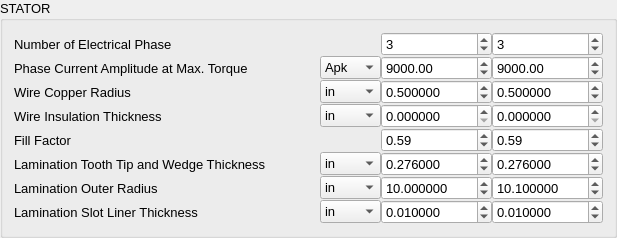
             <widget class="QGroupBox" name="groupBox_2">
              <property name="font">
               <font>
                <pointsize>10</pointsize>
               </font>
              </property>
              <property name="focusPolicy">
               <enum>Qt::NoFocus</enum>
              </property>
              <property name="title">
               <string>STATOR</string>
              </property>
              <layout class="QGridLayout" name="groupBox_2_gridLayout_6">
               <property name="spacing">
                <number>0</number>
               </property>
               <item row="0" column="2">
                <widget class="QSpinBox" name="I_NumElecPhase_1">
                 <property name="value">
                  <number>3</number>
                 </property>
                </widget>
               </item>
               <item row="0" column="0">
                <widget class="QLabel" name="label_8">
                 <property name="text">
                  <string>Number of Electrical Phase</string>
                 </property>
                </widget>
               </item>
               <item row="1" column="3">
                <widget class="QDoubleSpinBox" name="R_PhaseCurrentAmp_2">
                 <property name="maximum">
                  <double>100000.000000000000000</double>
                 </property>
                 <property name="singleStep">
                  <double>0.000100000000000</double>
                 </property>
                 <property name="value">
                  <double>9000.000000000000000</double>
                 </property>
                </widget>
               </item>
               <item row="1" column="2">
                <widget class="QDoubleSpinBox" name="R_PhaseCurrentAmp_1">
                 <property name="maximum">
                  <double>100000.000000000000000</double>
                 </property>
                 <property name="singleStep">
                  <double>0.000100000000000</double>
                 </property>
                 <property name="value">
                  <double>9000.000000000000000</double>
                 </property>
                </widget>
               </item>
               <item row="0" column="3">
                <widget class="QSpinBox" name="I_NumElecPhase_2">
                 <property name="value">
                  <number>3</number>
                 </property>
                </widget>
               </item>
               <item row="1" column="0">
                <widget class="QLabel" name="label_9">
                 <property name="text">
                  <string>Phase Current Amplitude at Max. Torque</string>
                 </property>
                </widget>
               </item>
               <item row="6" column="0">
                <widget class="QLabel" name="label_13">
                 <property name="text">
                  <string>Lamination Tooth Tip and Wedge Thickness               </string>
                 </property>
                </widget>
               </item>
               <item row="5" column="3">
                <widget class="QDoubleSpinBox" name="R_FillFactor_2">
                 <property name="maximum">
                  <double>1.000000000000000</double>
                 </property>
                 <property name="singleStep">
                  <double>0.010000000000000</double>
                 </property>
                 <property name="value">
                  <double>0.590000000000000</double>
                 </property>
                </widget>
               </item>
               <item row="2" column="0">
                <widget class="QLabel" name="label_10">
                 <property name="text">
                  <string>Wire Copper Radius</string>
                 </property>
                </widget>
               </item>
               <item row="3" column="0">
                <widget class="QLabel" name="label_11">
                 <property name="text">
                  <string>Wire Insulation Thickness</string>
                 </property>
                </widget>
               </item>
               <item row="5" column="0">
                <widget class="QLabel" name="label_12">
                 <property name="text">
                  <string>Fill Factor</string>
                 </property>
                </widget>
               </item>
               <item row="2" column="2">
                <widget class="QDoubleSpinBox" name="R_WireCopperR_1">
                 <property name="decimals">
                  <number>6</number>
                 </property>
                 <property name="maximum">
                  <double>10000.000000000000000</double>
                 </property>
                 <property name="singleStep">
                  <double>0.000100000000000</double>
                 </property>
                 <property name="value">
                  <double>0.500000000000000</double>
                 </property>
                </widget>
               </item>
               <item row="2" column="1">
                <widget class="QComboBox" name="R_WireCopperR_unit">
                 <item>
                  <property name="text">
                   <string>in</string>
                  </property>
                 </item>
                 <item>
                  <property name="text">
                   <string>m</string>
                  </property>
                 </item>
                 <item>
                  <property name="text">
                   <string>mm</string>
                  </property>
                 </item>
                </widget>
               </item>
               <item row="8" column="0">
                <widget class="QLabel" name="label_15">
                 <property name="text">
                  <string>Lamination Slot Liner Thickness</string>
                 </property>
                </widget>
               </item>
               <item row="7" column="0">
                <widget class="QLabel" name="label_14">
                 <property name="text">
                  <string>Lamination Outer Radius</string>
                 </property>
                </widget>
               </item>
               <item row="1" column="1">
                <widget class="QComboBox" name="R_PhaseCurrentAmp_unit">
                 <item>
                  <property name="text">
                   <string>Apk</string>
                  </property>
                 </item>
                 <item>
                  <property name="text">
                   <string>Arms</string>
                  </property>
                 </item>
                </widget>
               </item>
               <item row="3" column="3">
                <widget class="QDoubleSpinBox" name="R_InsulThick_2">
                 <property name="decimals">
                  <number>6</number>
                 </property>
                 <property name="maximum">
                  <double>10000.000000000000000</double>
                 </property>
                 <property name="singleStep">
                  <double>0.000100000000000</double>
                 </property>
                </widget>
               </item>
               <item row="3" column="2">
                <widget class="QDoubleSpinBox" name="R_InsulThick_1">
                 <property name="decimals">
                  <number>6</number>
                 </property>
                 <property name="maximum">
                  <double>10000.000000000000000</double>
                 </property>
                 <property name="singleStep">
                  <double>0.000100000000000</double>
                 </property>
                </widget>
               </item>
               <item row="5" column="2">
                <widget class="QDoubleSpinBox" name="R_FillFactor_1">
                 <property name="maximum">
                  <double>1.000000000000000</double>
                 </property>
                 <property name="singleStep">
                  <double>0.010000000000000</double>
                 </property>
                 <property name="value">
                  <double>0.590000000000000</double>
                 </property>
                </widget>
               </item>
               <item row="3" column="1">
                <widget class="QComboBox" name="R_InsulThick_unit">
                 <item>
                  <property name="text">
                   <string>in</string>
                  </property>
                 </item>
                 <item>
                  <property name="text">
                   <string>m</string>
                  </property>
                 </item>
                 <item>
                  <property name="text">
                   <string>mm</string>
                  </property>
                 </item>
                </widget>
               </item>
               <item row="2" column="3">
                <widget class="QDoubleSpinBox" name="R_WireCopperR_2">
                 <property name="decimals">
                  <number>6</number>
                 </property>
                 <property name="maximum">
                  <double>10000.000000000000000</double>
                 </property>
                 <property name="singleStep">
                  <double>0.000100000000000</double>
                 </property>
                 <property name="value">
                  <double>0.500000000000000</double>
                 </property>
                </widget>
               </item>
               <item row="7" column="1">
                <widget class="QComboBox" name="R_LaminatR_unit">
                 <item>
                  <property name="text">
                   <string>in</string>
                  </property>
                 </item>
                 <item>
                  <property name="text">
                   <string>m</string>
                  </property>
                 </item>
                 <item>
                  <property name="text">
                   <string>mm</string>
                  </property>
                 </item>
                </widget>
               </item>
               <item row="6" column="1">
                <widget class="QComboBox" name="R_LaminatToothWedgeThickness_unit">
                 <item>
                  <property name="text">
                   <string>in</string>
                  </property>
                 </item>
                 <item>
                  <property name="text">
                   <string>m</string>
                  </property>
                 </item>
                 <item>
                  <property name="text">
                   <string>mm</string>
                  </property>
                 </item>
                </widget>
               </item>
               <item row="6" column="2">
                <widget class="QDoubleSpinBox" name="R_LaminatToothWedgeThickness_1">
                 <property name="decimals">
                  <number>6</number>
                 </property>
                 <property name="maximum">
                  <double>10000.000000000000000</double>
                 </property>
                 <property name="singleStep">
                  <double>0.000100000000000</double>
                 </property>
                 <property name="value">
                  <double>0.276000000000000</double>
                 </property>
                </widget>
               </item>
               <item row="7" column="2">
                <widget class="QDoubleSpinBox" name="R_LaminatR_1">
                 <property name="decimals">
                  <number>6</number>
                 </property>
                 <property name="maximum">
                  <double>10000.000000000000000</double>
                 </property>
                 <property name="singleStep">
                  <double>0.000100000000000</double>
                 </property>
                 <property name="value">
                  <double>10.000000000000000</double>
                 </property>
                </widget>
               </item>
               <item row="7" column="3">
                <widget class="QDoubleSpinBox" name="R_LaminatR_2">
                 <property name="decimals">
                  <number>6</number>
                 </property>
                 <property name="maximum">
                  <double>10000.000000000000000</double>
                 </property>
                 <property name="singleStep">
                  <double>0.000100000000000</double>
                 </property>
                 <property name="value">
                  <double>10.100000000000000</double>
                 </property>
                </widget>
               </item>
               <item row="8" column="3">
                <widget class="QDoubleSpinBox" name="R_LamSlotLinerThick_2">
                 <property name="decimals">
                  <number>6</number>
                 </property>
                 <property name="maximum">
                  <double>10000.000000000000000</double>
                 </property>
                 <property name="singleStep">
                  <double>0.000100000000000</double>
                 </property>
                 <property name="value">
                  <double>0.010000000000000</double>
                 </property>
                </widget>
               </item>
               <item row="6" column="3">
                <widget class="QDoubleSpinBox" name="R_LaminatToothWedgeThickness_2">
                 <property name="decimals">
                  <number>6</number>
                 </property>
                 <property name="maximum">
                  <double>10000.000000000000000</double>
                 </property>
                 <property name="singleStep">
                  <double>0.000100000000000</double>
                 </property>
                 <property name="value">
                  <double>0.276000000000000</double>
                 </property>
                </widget>
               </item>
               <item row="8" column="2">
                <widget class="QDoubleSpinBox" name="R_LamSlotLinerThick_1">
                 <property name="decimals">
                  <number>6</number>
                 </property>
                 <property name="maximum">
                  <double>10000.000000000000000</double>
                 </property>
                 <property name="singleStep">
                  <double>0.000100000000000</double>
                 </property>
                 <property name="value">
                  <double>0.010000000000000</double>
                 </property>
                </widget>
               </item>
               <item row="8" column="1">
                <widget class="QComboBox" name="R_LamSlotLinerThick_unit">
                 <item>
                  <property name="text">
                   <string>in</string>
                  </property>
                 </item>
                 <item>
                  <property name="text">
                   <string>m</string>
                  </property>
                 </item>
                 <item>
                  <property name="text">
                   <string>mm</string>
                  </property>
                 </item>
                </widget>
               </item>
              </layout>
             </widget>
